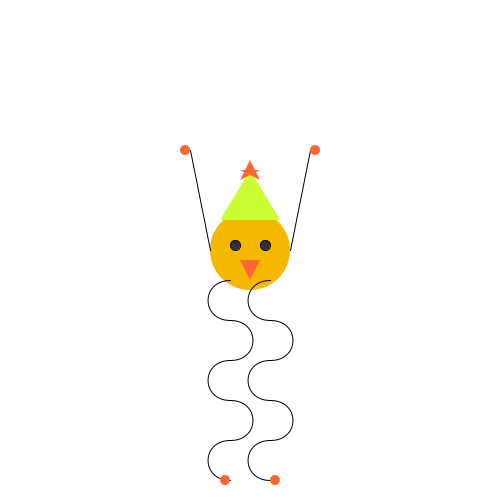
Frame 1 (no input)
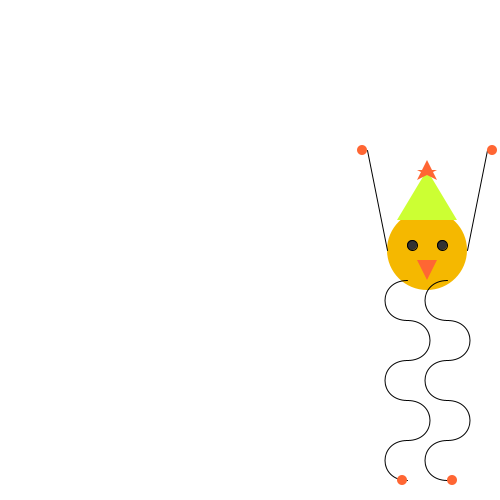
Frame 60 (the mouse pressed at the canvas centre just before this capture)
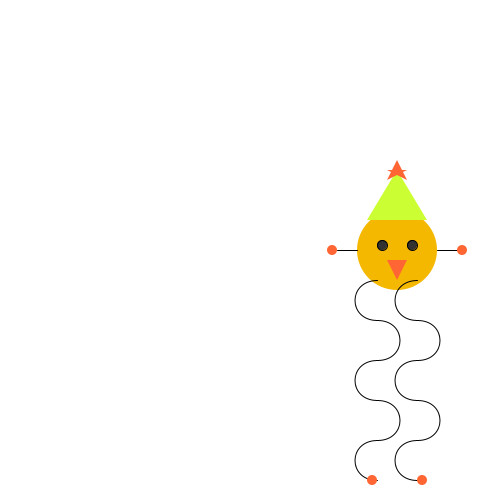
Frame 120 (the mouse held since frame 60 and released just before this capture)

The Processing sketch that drew these frames (run headless with seeded random() and noise(); from frame 60 on, the mouse is pressed at the canvas centre):

// Processing sketch: processing_20866
// ── processing_20866.pde

//Julie Romano
//New Critter


float centerX = 250;
float centerY = 250;
 
int dir = 1;

  
void setup() {
  size (500, 500); //the size of perimeter
  smooth(); //turns on anit-alliasing, which smooths out some rough edges
}
  
void draw () {
  background(255);
  //background (51, 255, 204); //turquoise
    
  ellipseMode(CENTER);
    
  float a = random(0, 210);
  float b = random(250, 460);
  float c = random(40, 250);
  float d = random(290, 500); 

  
    
  //Body
  //stroke(0); //black
  noStroke();
  fill(245, 184, 0); //mango
  //ellipse(160, 130, 80, 80);
  ellipse(centerX, centerY, 80, 80);
    
  //Right eye
  stroke(0); //black
  fill(50); //almost black
  //ellipse(145, 125, 10, 10);
  ellipse(centerX-15, centerY-5, 10, 10);
    
  //Left eye
  stroke(0); //black
  fill(50); //almost black
  //ellipse(175, 125, 10, 10);
  //ellipse(175, 125, 10, 10);
  ellipse(centerX+15, centerY-5, 10, 10);
    
    
    
  //Beak
  //stroke(0);
  noStroke();
  fill(255, 102, 51); //purpley = 204, 51, 255
  //triangle(160, 160, 170, 140, 150, 140);
  triangle(centerX, centerY+30, centerX+10, centerY+10, centerX-10, centerY+10);
    
    
  //Hat
  //stroke(0);
  noStroke();
  fill(204, 255, 51); //lime
  //triangle(130, 100, 190, 100, 160, 50);
  triangle(centerX-30, centerY-30, centerX+30, centerY-30, centerX, centerY-80);
    
    
 /*   //wing
  stroke(greenBirdR,greenBirdG,greenBirdB);
  line(greenWingX1, greenWingY1, greenWingX2, (constrain(mouseY,145,175)));
  line(greenWingX1, greenWingY1 - 5 ,greenWingX2, (constrain(mouseY,145,175))-5);
  line(greenWingX1, greenWingY1 - 10 ,greenWingX2, (constrain(mouseY,145,175))-10); */
    
  //Right arm
  stroke(0);
  strokeWeight(1);
  //line(120, 130, 100, 150);
  //line(centerX-40, centerY, centerX-60, centerY+20);
  line(centerX-40, centerY, centerX-60, constrain(mouseY, 150, 350));
    
    
    
  //Right hand
  //stroke(0); //black
  noStroke();
  fill(255, 102, 51); //Pick color!!!
  //ellipse(95, 155, 10, 10); the right hand stationary
  //ellipse(mouseX-65, mouseY+25, mouseX-150, mouseY-120); the right hand changing size
  //ellipse(centerX-65, centerY+25, 10, 10);
  ellipse(centerX-65, constrain(mouseY, 150, 350), 10, 10);
    
  //Left arm
  stroke(0);
  strokeWeight(1);
  //line(200, 130, 220, 150);
  //line(centerX+40, centerY, centerX+60, centerY+20);
  line(centerX+40, centerY, centerX+60, constrain(mouseY, 150, 350));  
    
  //Left hand
  //stroke(0); //black
  noStroke();
  fill(255, 102, 51); //Pick color!!!
  //ellipse(225, 155, 10, 10); the left hand stationary
  //ellipse(mouseX+65, mouseY+25, mouseX-150, mouseY-120); the left hand changing size
  //ellipse(centerX+65, centerY+25, 10, 10);
  ellipse(centerX+65, constrain(mouseY, 150, 350), 10, 10);    
    
   
    
    
  //Right leg
   noFill();
  stroke(0);
  //(center = 160, 130);
  //line(140, 160, 140, 345);
  //line(centerX-20, centerY+30, centerX-20, centerY+215);
  
  
  //arc1
  strokeWeight(1);
  //bezier(140, 160, 110, 160, 110, 200, 140, 200);
  bezier(centerX-20, centerY+30, centerX-50, centerY+30, centerX-50, centerY+70, centerX-20, centerY+70);
  //bezier(centerX-20, centerY+30, a, centerY+30, a, centerY+70, centerX-20, centerY+70);  
  
  //arc2
  strokeWeight(1);
  //(140, 200, 170, 200, 170, 240, 140, 240);
  bezier(centerX-20, centerY+70, centerX+10, centerY+70, centerX+10, centerY+110, centerX-20, centerY+110);
  //bezier(centerX-20, centerY+70, b, centerY+70, b, centerY+110, centerX-20, centerY+110);
  
  //arc3
  strokeWeight(1);
  //(140, 240, 110, 240, 110, 280, 140, 280)
  bezier(centerX-20, centerY+110, centerX-50, centerY+110, centerX-50, centerY+150, centerX-20, centerY+150);
  //bezier(centerX-20, centerY+110, a, centerY+110, a, centerY+150, centerX-20, centerY+150);
  
  //arc4
  strokeWeight(1);
  //(140, 280, 170, 280, 170, 320, 140, 320)
  bezier(centerX-20, centerY+150, centerX+10, centerY+150, centerX+10, centerY+190, centerX-20, centerY+190);
  //bezier(centerX-20, centerY+150, b, centerY+150, b, centerY+190, centerX-20, centerY+190);
  
  //arc5
  strokeWeight(1);
  //(140, 320, 110, 320, 110, 360, 140, 360);
  bezier(centerX-20, centerY+190, centerX-50, centerY+190, centerX-50, centerY+230, centerX-20, centerY+230);
  //bezier(centerX-20, centerY+190, a, centerY+190, a, centerY+230, centerX-20, centerY+230);
  
 
  //Right foot
  //stroke(0); //black
  noStroke();
  fill(255, 102, 51); //Pick color!!!
  //ellipse(135, 360, 10, 10); the right foot stationary
  //ellipse(mouseX-25, mouseY+215, mouseX-150, mouseY-120); the right foot changing size
  ellipse(centerX-25, centerY+230, 10, 10);
    
    
    
    
    
    
    
    
  //Left leg
  stroke(0);
  strokeWeight(1);
  //line(180, 160, 180, 345);
  //line(centerX+20, centerY+30, centerX+20, centerY+215);
  
  //(center = 160, 130);
  //arc1
  noFill();
  strokeWeight(1);
  //bezier(180, 160, 150, 160, 150, 200, 180, 200);
  bezier(centerX+20, centerY+30, centerX-10, centerY+30, centerX-10, centerY+70, centerX+20, centerY+70);  
  //bezier(centerX+20, centerY+30, c, centerY+30, c, centerY+70, centerX+20, centerY+70);
  
  //arc2
  strokeWeight(1);
  //(180, 200, 210, 200, 210, 240, 180, 240);
  bezier(centerX+20, centerY+70, centerX+50, centerY+70, centerX+50, centerY+110, centerX+20, centerY+110);
  //bezier(centerX+20, centerY+70, d, centerY+70, d, centerY+110, centerX+20, centerY+110);
  
  //arc3
  strokeWeight(1);
  //(180, 240, 150, 240, 150, 280, 180, 280)
  bezier(centerX+20, centerY+110, centerX-10, centerY+110, centerX-10, centerY+150, centerX+20, centerY+150);
  //bezier(centerX+20, centerY+110, c, centerY+110, c, centerY+150, centerX+20, centerY+150);
  
  //arc4
  strokeWeight(1);
  //(180, 280, 210, 280, 210, 320, 180, 320)
  bezier(centerX+20, centerY+150, centerX+50, centerY+150, centerX+50, centerY+190, centerX+20, centerY+190);
  //bezier(centerX+20, centerY+150, d, centerY+150, d, centerY+190, centerX+20, centerY+190);
  
  //arc5
  strokeWeight(1);
  //bezier(180, 320, 150, 320, 150, 360, 180, 360);
  bezier(centerX+20, centerY+190, centerX-10, centerY+190, centerX-10, centerY+230, centerX+20, centerY+230);
  //bezier(centerX+20, centerY+190, c, centerY+190, c, centerY+230, centerX+20, centerY+230);
  
  
    
  //Left foot
  //stroke(0); //black
  noStroke();
  fill(255, 102, 51); //Pick color!!!
  //ellipse(185, 360, 10, 10); the left foot stationary
  //ellipse(mouseX+25, mouseY+215, mouseX-150, mouseY-120); the left foot changing size
  ellipse(centerX+25, centerY+230, 10, 10);
    
   
   
   
  //Star
  noStroke();
  beginShape();
  //vertex(150, 60); //A
  vertex(centerX-10, centerY-70);
  //vertex(160, 40); //B
  vertex(centerX, centerY-90);
  //vertex(170, 60); //C
  vertex(centerX+10, centerY-70);
  //vertex(150, 50); //D
  vertex(centerX-10, centerY-80);
  //vertex(170, 50); //E
  vertex(centerX+10, centerY-80);
  endShape(CLOSE);
    

centerX = centerX+3*dir;
   
  if(centerX>500||centerX<0){
    dir=dir*-1;
  }
  
 
  
}
